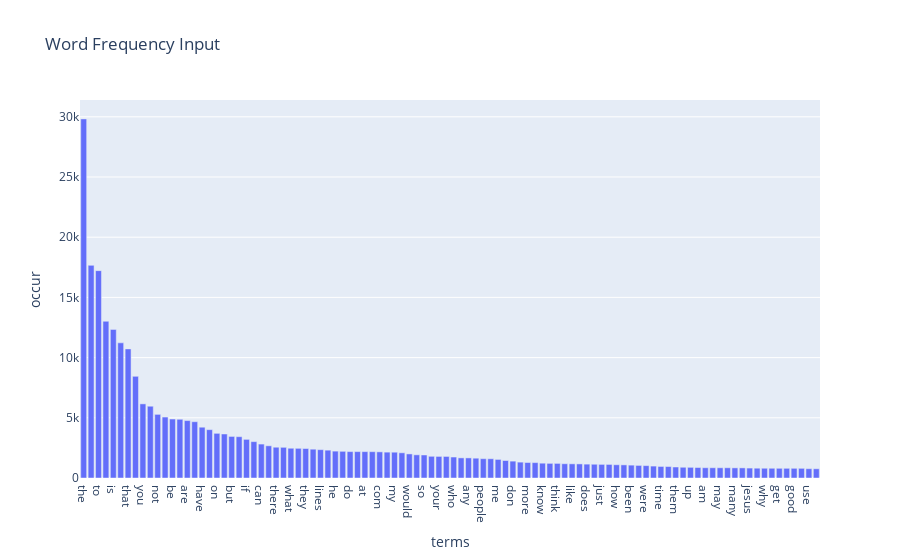

The notebook cell saved with this chart:
### Markdown cell above
### >>> **Exercise 15 (take home):** 
Additionally, you can attempt to sort the terms on the `x-axis` by frequency instead of in alphabetical order. This way the visualization is more meaninfgul and you will be able to observe the so called [long tail](https://en.wikipedia.org/wiki/Long_tail) (get familiar with this term since it will appear a lot in data mining and other statistics courses). see picture below

![alt txt](https://upload.wikimedia.org/wikipedia/commons/thumb/8/8a/Long_tail.svg/1000px-Long_tail.svg.png)

### Code cell
# Answer here


new_plt.sort_values(by='occur', inplace=True, ascending=False)
new_plt

fig = px.bar(new_plt[:100], x="terms", y="occur", title="Word Frequency Input")
fig.show()

### Figure 1 — Plotly figure (JSON) as saved in the notebook; plotly's stock layout.template omitted (floating-point values rounded to 4 significant figures)
{"data": [{"alignmentgroup": "True", "hovertemplate": "terms=%{x}<br>occur=%{y}<extra></extra>", "legendgroup": "", "marker": {"color": "#636efa", "pattern": {"shape": ""}}, "name": "", "offsetgroup": "", "orientation": "v", "showlegend": false, "textposition": "auto", "type": "bar", "x": ["the", "of", "to", "and", "is", "in", "that", "it", "you", "for", "not", "this", "be", "from", "are", "edu", "have", "as", "on", "with", "but", "or", "if", "was", "can", "we", "there", "by", "what", "subject", "they", "an", "lines", "one", "he", "god", "do", "organization", "at", "re", "com", "about", "my", "all", "would", "will", "so", "some", "your", "no", "who", "has", "any", "writes", "people", "which", "me", "article", "don", "his", "more", "other", "know", "when", "think", "their", "like", "university", "does", "out", "just", "only", "how", "also", "been", "than", "were", "then", "time", "because", "them", "posting", "up", "had", "am", "should", "may", "these", "many", "say", "jesus", "see", "why", "us", "get", "very", "good", "believe", "use", "such"], "xaxis": "x", "y": [29825, 17660, 17222, 13017, 12343, 11226, 10723, 8447, 6157, 5962, 5285, 5063, 4898, 4877, 4769, 4675, 4218, 4015, 3709, 3655, 3453, 3432, 3208, 3020, 2818, 2674, 2556, 2548, 2472, 2464, 2448, 2393, 2353, 2312, 2232, 2216, 2193, 2192, 2191, 2186, 2172, 2148, 2143, 2093, 2000, 1925, 1912, 1802, 1793, 1791, 1742, 1671, 1669, 1645, 1604, 1599, 1543, 1453, 1400, 1318, 1286, 1278, 1230, 1215, 1213, 1184, 1177, 1170, 1151, 1142, 1130, 1127, 1100, 1090, 1068, 1045, 1028, 989, 959, 952, 914, 892, 885, 870, 852, 851, 850, 850, 841, 840, 825, 814, 811, 808, 806, 805, 805, 803, 772, 766], "yaxis": "y"}], "layout": {"barmode": "relative", "legend": {"tracegroupgap": 0}, "title": {"text": "Word Frequency Input"}, "xaxis": {"anchor": "y", "domain": [0, 1], "title": {"text": "terms"}}, "yaxis": {"anchor": "x", "domain": [0, 1], "title": {"text": "occur"}}}}
